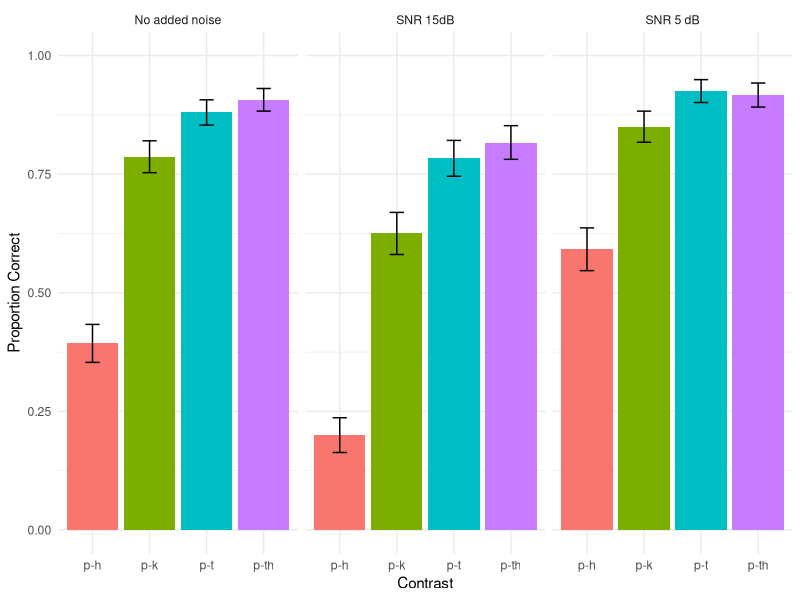

Here is the R script that generated this plot:
## ---- chunk 1
knitr::opts_chunk$set(echo = TRUE)
knitr::opts_chunk$set(warning = FALSE, message = FALSE)
## ---- chunk 2
data_15 <- read.csv("Master_15_local.csv", header = TRUE)
data_5 <- read.csv("Master_5_local.csv", header = TRUE)
data_clean <- read.csv("Master_clean_local.csv", header = TRUE)
full_data <- rbind(data_clean,data_15,data_5)
## ---- chunk 3
# Full data clean
remove_rows <- function(full_data) {
  allowed_values <- c("p-th", "p-t", "p-k", "p-h")
  filtered_full_data <- subset(full_data, con %in% allowed_values)
  return(filtered_full_data)
}

filtered_full_data <- remove_rows(full_data)

# Make SNR a factor
filtered_full_data$snr <- as.factor(filtered_full_data$snr)
## ---- chunk 4
## Make a master bar chart of proportion correct w error bars

library(ggplot2)
library(dplyr)

# new names for snr facet labels
snr_names <- list(
  "clean"="No added noise",
  "15"="SNR 15dB",
  "5"="SNR 5 dB")

# use the labeller function in facet
snr_labeller <- function(variable,value){
  return(snr_names[value])
}

# Calculate the mean and standard error (SEM) for each group
summary_filtered_full_data <- filtered_full_data %>%
  group_by(snr, con) %>%
  summarise(mean_corr = mean(corr),
            sd_corr = sd(corr),
            n = n()) %>%
  mutate(se_corr = sd_corr / sqrt(n))  # Calculate Standard Error

# Plot using ggplot2

ggplot(summary_filtered_full_data, aes(x = con, y = mean_corr, fill = con)) +
  geom_bar(stat = "identity", position = "dodge", show.legend = FALSE) + ylim(0,1)+
  geom_errorbar(aes(ymin = mean_corr - se_corr, ymax = mean_corr + se_corr),
                position = position_dodge(width = 0.9), width = 0.25) +
  facet_wrap(~snr,ncol = 3, labeller = snr_labeller) +
  labs(x = "Contrast", y = "Proportion Correct", fill = "Contrast") +
  theme_minimal()
